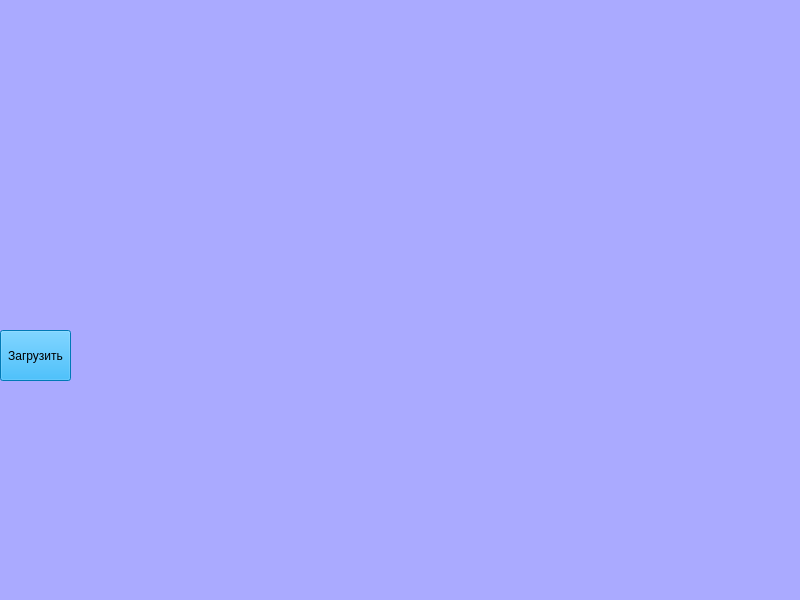
<?xml version="1.0" encoding="UTF-8"?>
<ui version="4.0">
 <class>interface_attacker</class>
 <widget class="QMainWindow" name="interface_attacker">
  <property name="geometry">
   <rect>
    <x>0</x>
    <y>0</y>
    <width>800</width>
    <height>600</height>
   </rect>
  </property>
  <property name="minimumSize">
   <size>
    <width>800</width>
    <height>600</height>
   </size>
  </property>
  <property name="windowTitle">
   <string>Project</string>
  </property>
  <property name="styleSheet">
   <string notr="true">background-color: rgb(170, 170, 255);</string>
  </property>
  <widget class="QWidget" name="centralwidget">
   <widget class="QPushButton" name="download_btn">
    <property name="geometry">
     <rect>
      <x>0</x>
      <y>330</y>
      <width>71</width>
      <height>51</height>
     </rect>
    </property>
    <property name="styleSheet">
     <string notr="true">background-color: rgb(0, 170, 255);</string>
    </property>
    <property name="text">
     <string>Загрузить</string>
    </property>
   </widget>
  </widget>
  <widget class="QMenuBar" name="menubar">
   <property name="geometry">
    <rect>
     <x>0</x>
     <y>0</y>
     <width>800</width>
     <height>21</height>
    </rect>
   </property>
  </widget>
  <widget class="QStatusBar" name="statusbar"/>
 </widget>
 <resources/>
 <connections/>
</ui>
